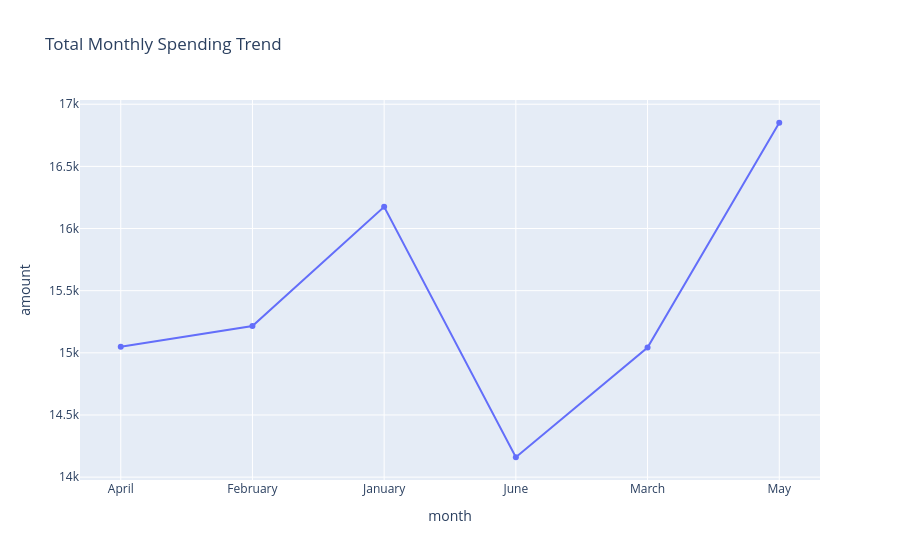

The notebook cell this image was saved under:
### Code cell
# --- 2. Monthly Spending Trend ---
monthly_trend = df.groupby('month')['amount'].sum().reset_index()
fig_line = px.line(monthly_trend, x='month', y='amount', 
                  title='Total Monthly Spending Trend', markers=True)
fig_line.show()

### Figure 1 — Plotly figure (JSON) as saved in the notebook; plotly's stock layout.template omitted (floating-point values rounded to 4 significant figures)
{"data": [{"hovertemplate": "month=%{x}<br>amount=%{y}<extra></extra>", "legendgroup": "", "line": {"color": "#636efa", "dash": "solid"}, "marker": {"symbol": "circle"}, "mode": "lines+markers", "name": "", "orientation": "v", "showlegend": false, "type": "scatter", "x": ["April", "February", "January", "June", "March", "May"], "xaxis": "x", "y": [15049, 15216, 16175, 14160, 15042, 16851], "yaxis": "y"}], "layout": {"legend": {"tracegroupgap": 0}, "title": {"text": "Total Monthly Spending Trend"}, "xaxis": {"anchor": "y", "domain": [0, 1], "title": {"text": "month"}}, "yaxis": {"anchor": "x", "domain": [0, 1], "title": {"text": "amount"}}}}
